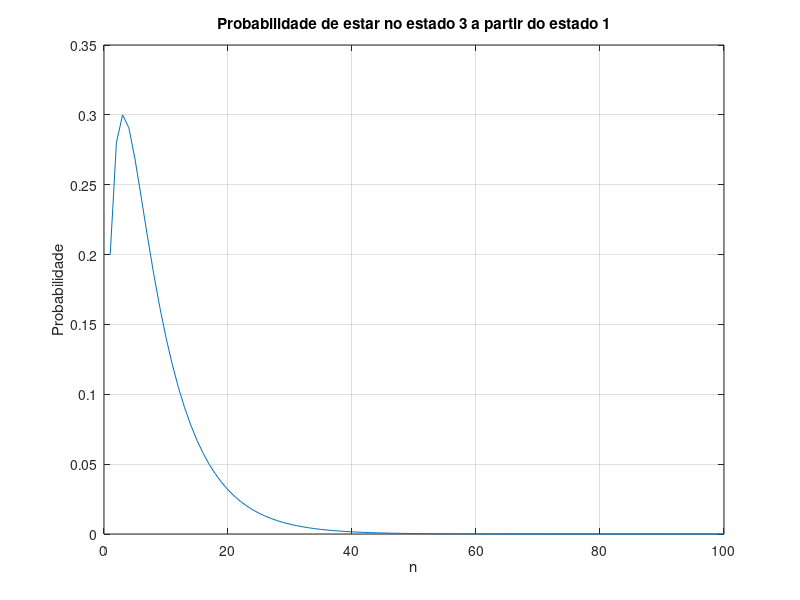
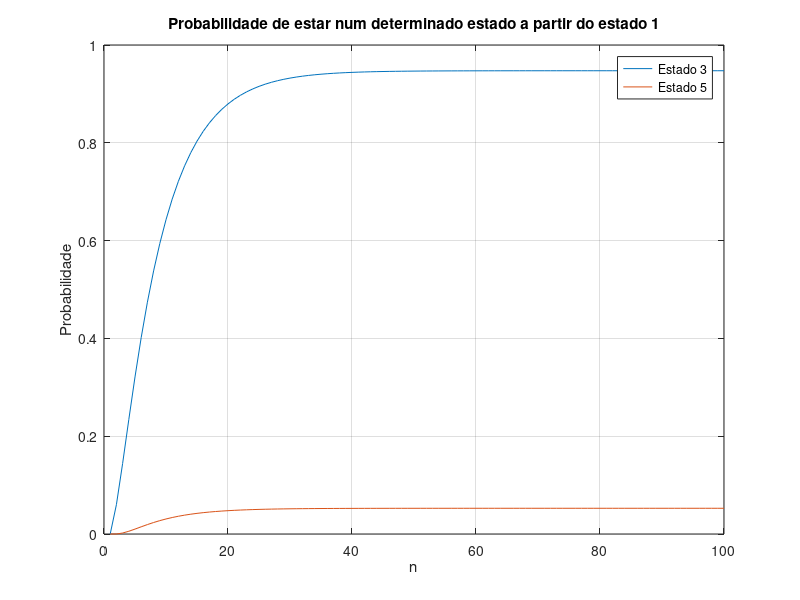

These figures' MATLAB source, in order:
clear
close all
clc

fprintf("Exercício 6\n\n")


%% a)
%     1    2    4    3    5
T = [0.8  0.0  0.3  0.0  0.0
     0.2  0.6  0.2  0.0  0.0
     0.0  0.1  0.4  0.0  0.0
     0.0  0.3  0.0  1.0  0.0
     0.0  0.0  0.1  0.0  1.0];

fprintf("a) Matriz de transição de estados:\n")
fprintf("   %.4f   %.4f   %.4f   %.4f   %.4f\n", T')


%% Print line
fprintf("\n")


%% b)
n = 1:100;
probs = zeros(1, length(n));
X = [1 0 0 0 0]';

for i = n
    a = T^i * X;
    probs(i) = a(2);
end

figure
plot(n, probs)
grid on
xlabel("n")
ylabel("Probabilidade")
title("Probabilidade de estar no estado 3 a partir do estado 1")


%% c)
n = 1:100;
probs_3 = zeros(1, length(n));
probs_5 = zeros(1, length(n));

X = [1 0 0 0 0]';

for i = n
    a = T^i * X;
    probs_3(i) = a(4);
    probs_5(i) = a(5);
end

figure
plot(n, probs_3)
hold on
plot(n, probs_5)
hold off

grid on
legend("Estado 3", "Estado 5")
xlabel("n")
ylabel("Probabilidade")
title("Probabilidade de estar num determinado estado a partir do estado 1")


%% d)
Q = T(1:3, 1:3);

fprintf("d) Matriz Q:\n")
fprintf("   %.4f   %.4f   %.4f\n", Q')


%% Print line
fprintf("\n")


%% e)
F = (eye(3) - Q)^-1;

fprintf("e) Matriz F:\n")
fprintf("   %.4f   %.4f   %.4f\n", F')


%% Print line
fprintf("\n")


%% f)
t = sum(F);
fprintf("f) A partir do estado 1: %f\n", t(1))
fprintf("   A partir do estado 2: %f\n", t(2))
fprintf("   A partir do estado 4: %f\n", t(3))


%% Print line
fprintf("\n")


%% g)
R = T(4:5, 1:3);
B = R * F;

fprintf("g) Matriz B:\n")
fprintf("   %.4f   %.4f   %.4f\n", B')
fprintf("\n   A partir do estado 1, probabilidade de acabar\n")
fprintf("   → No estado 3: %f\n", B(1,1))
fprintf("   → No estado 5: %f\n", B(2,1))